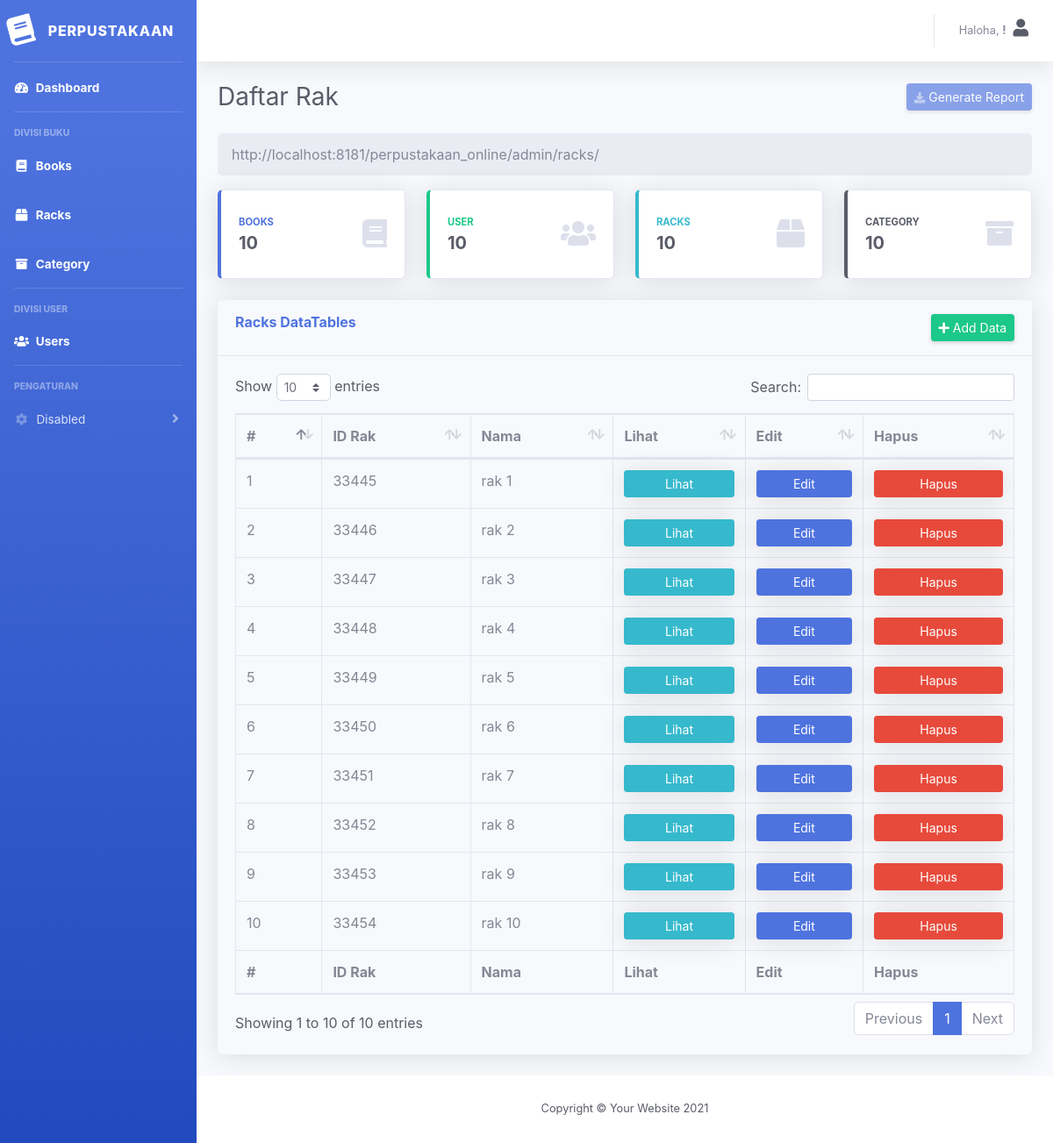
Page /admin/racks/index.php on the committed database.
### tables this page shows
CREATE TABLE `rak_buku` (
  `id_rak_buku` int(11) NOT NULL,
  `nama_rak_buku` varchar(100) NOT NULL,
  PRIMARY KEY (`id_rak_buku`)
);

### admin/templates/racks_table.php (the view)
<div class="rounded shadow mb-4">
    <div class="card-header py-3">
        <div class="row">
            <div class="col text-left">
                <h6 class="m-0 font-weight-bold text-primary">Racks DataTables</h6>
            </div>
            <div class="col text-right">
                <a href="#" data-toggle="modal" data-target="#addRacksModal" class="btn btn-sm btn-success shadow-sm"><i class="fas fa-plus"></i> Add Data</a>
            </div>
        </div>
    </div>
    <div class="card-body">
        <div class="table-responsive">
            <table class="table table-bordered" id="dataTable" width="100%" cellspacing="0">
                <thead>
                    <tr>
                        <th>#</th>
                        <th>ID Rak</th>
                        <th>Nama</th>
                        <th>Lihat</th>
                        <th>Edit</th>
                        <th>Hapus</th>
                    </tr>
                </thead>
                <tfoot>
                    <tr>
                        <th>#</th>
                        <th>ID Rak</th>
                        <th>Nama</th>
                        <th>Lihat</th>
                        <th>Edit</th>
                        <th>Hapus</th>
                    </tr>
                </tfoot>
                <tbody>
                    <?php
                		$viewRacks = mysqli_query($connect, "SELECT * FROM rak_buku") or die(mysql_error());
                		$no = 1;
                		while($data = mysqli_fetch_array($viewRacks)){
                		?>
                		<tr>
                		    <td><?= $no++; ?></td>
                            <td><?= $data['id_rak_buku']; ?></td>
                            <td><?= $data['nama_rak_buku']; ?></td>
                            <td><a href="<?= BASEURL ?>/admin/racks/view.php?id_rak_buku=<?= $data['id_rak_buku']; ?>" class="btn btn-info shadow btn-block btn-sm shadow-sm">Lihat</a></td>
                            <td><a href="<?= BASEURL ?>/admin/racks/edit.php?id_rak_buku=<?= $data['id_rak_buku']; ?>" class="btn btn-primary shadow btn-block btn-sm shadow-sm">Edit</a></td>
                            <td><a href="<?= BASEURL ?>/admin/racks/delete.php?id_rak_buku=<?= $data['id_rak_buku']; ?>" class="btn btn-danger shadow btn-block btn-sm shadow-sm">Hapus</a></td>
                        </tr>
            		<?php } ?>
                </tbody>
            </table>
        </div>
    </div>
</div>

### rows in the picture
rak_buku: id_rak_buku "33445", nama_rak_buku "rak 1"
rak_buku: id_rak_buku "33446", nama_rak_buku "rak 2"
rak_buku: id_rak_buku "33447", nama_rak_buku "rak 3"
rak_buku: id_rak_buku "33448", nama_rak_buku "rak 4"
rak_buku: id_rak_buku "33449", nama_rak_buku "rak 5"
rak_buku: id_rak_buku "33450", nama_rak_buku "rak 6"
rak_buku: id_rak_buku "33451", nama_rak_buku "rak 7"
rak_buku: id_rak_buku "33452", nama_rak_buku "rak 8"
rak_buku: id_rak_buku "33453", nama_rak_buku "rak 9"
rak_buku: id_rak_buku "33454", nama_rak_buku "rak 10"

### other values in the picture
BASEURL "http://localhost:8181/perpustakaan_online"
$countBooksValue "10"
$countUsersValue "10"
$countRacksValue "10"
$countCategoryValue "10"
